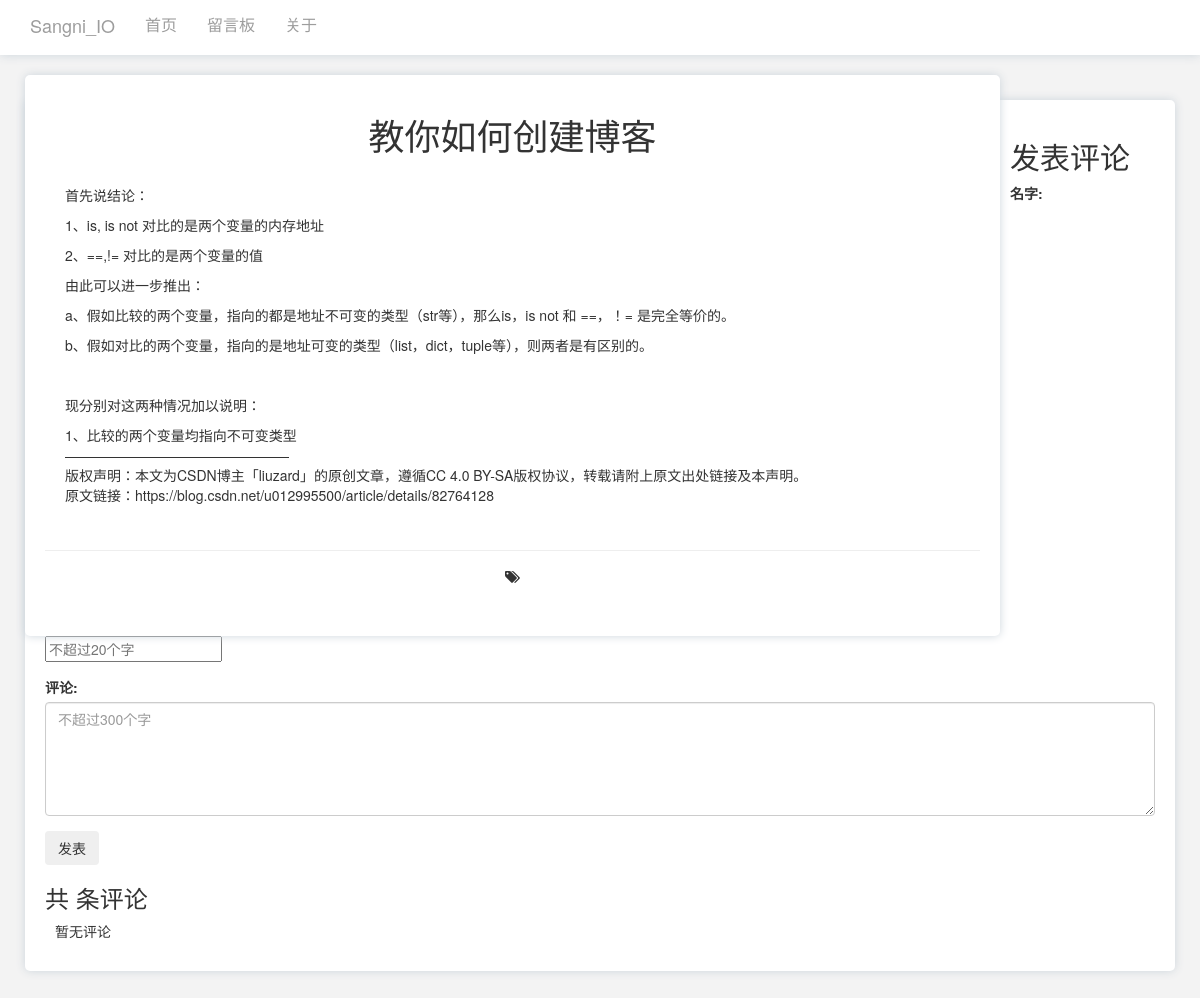
The app's page /article/1 with its own data.
### web/models.py (models this page shows, shortened)
class Article(models.Model):
    STATUS_CHOICES = (
        ('d', '草稿'),
        ('p', '发表'),
    )
    title = models.CharField(verbose_name='标题', max_length=100)
    body = RichTextUploadingField(verbose_name='正文', blank=True, null=True)
    status = models.CharField(verbose_name='状态', max_length=1, choices=STATUS_CHOICES, default='p')
    views = models.PositiveIntegerField(verbose_name='浏览量', default=0)
    created_time = models.DateTimeField(verbose_name='创建时间', default=now)
    category = models.ForeignKey(Category, verbose_name='分类', on_delete=models.CASCADE, blank=True,
                                 null=True)
    tags = models.ManyToManyField(Tag, verbose_name='标签集合', blank=True)
    class Meta:
        ordering = ['-created_time']  # 按文章创建日期降序
        verbose_name = '文章'  # 指定后台显示模型名称
        verbose_name_plural = '文章列表'  # 指定后台显示模型复数名称
        db_table = 'article'  # 数据库表名
        get_latest_by = 'created_time'

### web/views.py (the view)
# urls.py: path('article/<article_id>', views.article),
def article(request, article_id):
    contents1 = models.Article.objects.get(pk=article_id)
    contents1.views += 1
    contents1.save()
    has_prev = False
    has_next = False
    id_prev = id_next = int(article_id)
    blog_id_max = models.Article.objects.all().order_by('-id').first()
    id_max = blog_id_max.id
    while not has_prev and id_prev >= 1:
        blog_prev = models.Article.objects.filter(id=id_prev - 1).first()
        if not blog_prev:
            id_prev -= 1
        else:
            has_prev = True
    while not has_next and id_next <= id_max:
        blog_next = models.Article.objects.filter(id=id_next + 1).first()
        if not blog_next:
            id_next += 1
        else:
            has_next = True
    return render(request, 'article_page.html', {
        'article': contents1,
        'blog_prev': blog_prev,
        'blog_next': blog_next,
        'has_prev': has_prev,
        'has_next': has_next,
    })

### web/templates/article_page.html (shortened to what this page needs)
<!DOCTYPE html>
<html lang="en">
<head>
    <link rel="stylesheet" href="https://cdn.staticfile.org/font-awesome/4.7.0/css/font-awesome.css">
    <link rel="stylesheet" href="../static/bootstrap.min.css">
</head>
<body style="background-color: #f3f3f3">
    <div  style="background-color: white;">
        <nav class="navbar navbar-inverse" role="navigation">
        <div class="container">
            <div class="navbar-header">
                <a class="navbar-brand" href="/index/">Sangni_IO</a>
            </div>
            <div class="collapse navbar-collapse" id="example-navbar-collapse">
                <ul class="nav navbar-nav">
                    <li><a href="/index/">首页</a></li>
                    <li><a href="#">留言板</a></li>
                    <li><a href="#">关于</a></li>
                </ul>
                </div>
            </div>
        </nav>
    </div>
    <div class="container blog">
        <div class="row">
            <div class="prime col-sm-12 col-md-12 col-lg-10">
                <div style="text-align: center;"><h1>{{article.title}}</h1></div>
                <div class="article_body" id="yzq-blog-content">{{article.body|safe}}</div>
                <div class="post-nav">
                    <div class="post-nav-center post-nav-item" style="width: auto">
                        <span><i class="fa fa-tags"></i></span>
                    </div>
                </div>
                <div class="post-nav-item nav-page">
                </div>
            </div>
            <div class="content-wrap-comment">
                <h2 class="comment-add">发表评论</h2>
                <form class="comment-form" id="jsStayForm">
                    <div class="form-group">
                        <label class="name">名字:  </label>
                        <input name="user" type="text" class="form-name" id="js-name" placeholder="不超过20个字">
                    </div>
                    <div class="form-group">
                        <label class="comment">评论:</label>
                        <textarea name="content" class="form-control" id="js-content" rows="5" placeholder="不超过300个字"></textarea>
                    </div>
                    <button class="btn" type="button" id="jsStayBtn" value="发表">发表</button>
                </form>
                <div class="#">
                    <h3 class="comment-list-title">共  条评论</h3>
                    <ul class="comment-list">
                        {% for comment in all_comment %}
                        <li class="comment-item">
                            <hr class="the-line"  />
                            <span class="nickname">{{ comment.name }} - </span>
                            <time class="submit-date"
                                  datetime="{{ comment.create_time }}">{{ comment.create_time|date:"Y/m/d   h:m" }}</time>
                            <p class="floor">{{ forloop.counter }} #  </p>
                            <div style="word-wrap: break-word">
                                {{ comment.content }}
                            </div>
                        </li>
                        {% empty %}
                        暂无评论
                        {% endfor %}
                    </ul>
                </div>
            </div>
        </div>
    </div>
</body>
</html>

### web/templates/article_page.html (style rules this page uses)
*, *::before, *::after { box-sizing: border-box; }
body { background-color: #d2e9fb; margin: 0; }
.navbar { border-radius: 0; }
.navbar-inverse { background-color: white; box-shadow: #cdd5dc 0 0 10px; border: none; }
.navbar-inverse .navbar-collapse, .navbar-inverse .navbar-form { border-color: #cdd5dc; }
.article_body { padding: 20px; }
.blog { margin-top: 20px; margin-bottom: 20px; }
.prime { background-color: white; margin: 0 10px; padding: 20px; border-radius: 5px; box-shadow: #cdd5dc 0px 0px 10px; }
ul li { list-style-type:none; margin-bottom: 5px; }
ul li a,ul li a:hover { color: black; font-size: 16px; text-decoration: none; }
ul { margin-left: -30px; }
.post-nav { text-align: center; border-top: 1px solid #eee; margin-top: 15px; }
.post-nav-item { margin-top: 15px; }
.content-wrap-comment { padding: 20px; margin: 25px 10px; background-color: white; border-radius: 5px; box-shadow:#cdd5dc 0px 0px 10px; }
.nav-page { display: flex; justify-content: space-between; }

### records on screen
Article: title "教你如何创建博客", body "首先说结论： 1、is, is not 对比的是两个变量的内存地址 2、==,!= 对比的是两个变量的值 由此可以进一步推出： a、假如比较的两个变量，指向的都是地址不可变的类型（str等），那么is，is not 和 ==，！= 是完全等价的。 b、假如对比的两个变量，指向的是地址可变的类型（list，dict，tuple等），则两者是有区别的。 现分别对这两种情况加以说明： 1、比较的两个变量均指向不可变类型 ———————————————— 版权声明：本文为CSDN博主「liuzard」的原创文章，遵循CC 4.0 BY-SA版权协议，转载请附上原文出处链接及本声明。 原文链接：https://blog.csdn.net/u012995500/article/details/82764128"
